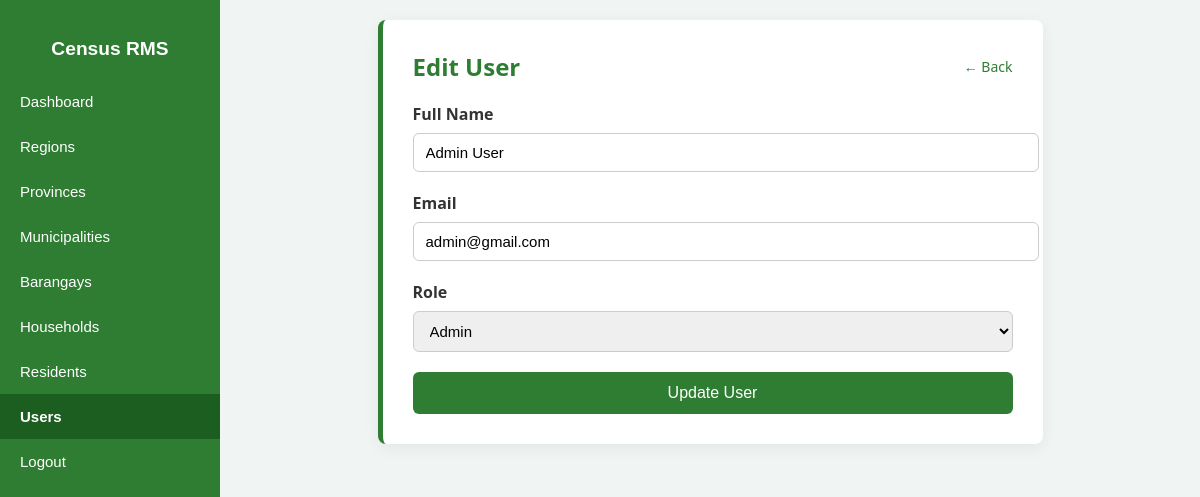
The page /users/edit_user.php?id=1 (signed in) on the database its author committed.
### tables this page shows
CREATE TABLE `users` (
  `id` int(11) NOT NULL,
  `full_name` varchar(100) NOT NULL,
  `email` varchar(100) NOT NULL,
  `password` varchar(255) NOT NULL,
  `role` enum('admin','enumerator','viewer') DEFAULT 'admin',
  `created_at` timestamp NOT NULL DEFAULT current_timestamp()
);

### users/edit_user.php (the view, shortened to what this page needs)
<?php
require '../config/db.php';
$id = $_GET['id'];
$stmt = $pdo->prepare("SELECT * FROM users WHERE id = ?");
$stmt->execute([$id]);
$user = $stmt->fetch();
$full_name = $user['full_name'];
$email = $user['email'];
$role = $user['role'];
?>
<!DOCTYPE html>
<html lang="en">
<head>
</head>
<body>
<?php include '../includes/sidebar.php'; ?>
<div class="main-content">
  <div class="form-card">
    <div class="form-header">
      <h2>Edit User</h2>
      <a class="back-link" href="list_users.php">&larr; Back</a>
    </div>
    <form method="POST">
      <div class="form-group">
        <label for="full_name">Full Name</label>
        <input type="text" name="full_name" id="full_name" value="<?= htmlspecialchars($full_name) ?>" required>
      </div>
      <div class="form-group">
        <label for="email">Email</label>
        <input type="email" name="email" id="email" value="<?= htmlspecialchars($email) ?>" required>
      </div>
      <div class="form-group">
        <label for="role">Role</label>
        <select name="role" id="role" required>
          <option value="admin" <?= $role === 'admin' ? 'selected' : '' ?>>Admin</option>
        </select>
      </div>
      <button type="submit" class="submit-btn">Update User</button>
    </form>
  </div>
</div>
</body>
</html>

### users/edit_user.php (style rules this page uses)
body { font-family: 'Segoe UI', Tahoma, Geneva, Verdana, sans-serif; background: #f0f4f3; margin: 0; }
.main-content { margin-left: 220px; padding: 40px; display: flex; justify-content: center; align-items: flex-start; }
.form-card { background: white; border-left: 5px solid #2e7d32; width: 600px; padding: 30px; border-radius: 8px; box-shadow: 0 4px 16px rgba(0,0,0,0.06); }
.form-header { display: flex; align-items: center; justify-content: space-between; margin-bottom: 20px; }
.form-header h2 { color: #2e7d32; margin: 0; }
.back-link { font-size: 14px; text-decoration: none; color: #2e7d32; }
.form-group { margin-bottom: 20px; }
label { font-weight: 600; display: block; margin-bottom: 8px; color: #333; }
input, select { width: 100%; padding: 10px 12px; border-radius: 6px; border: 1px solid #ccc; font-size: 15px; }
.submit-btn { background: #2e7d32; color: white; padding: 12px 20px; border: none; font-size: 16px; border-radius: 6px; cursor: pointer; width: 100%; }

### includes/sidebar.php (style rules this page uses)
.main-content { margin-left: 220px; padding: 20px; }

### rows shown on the page
users: full_name "Admin User", email "admin@gmail.com", role "Admin"
